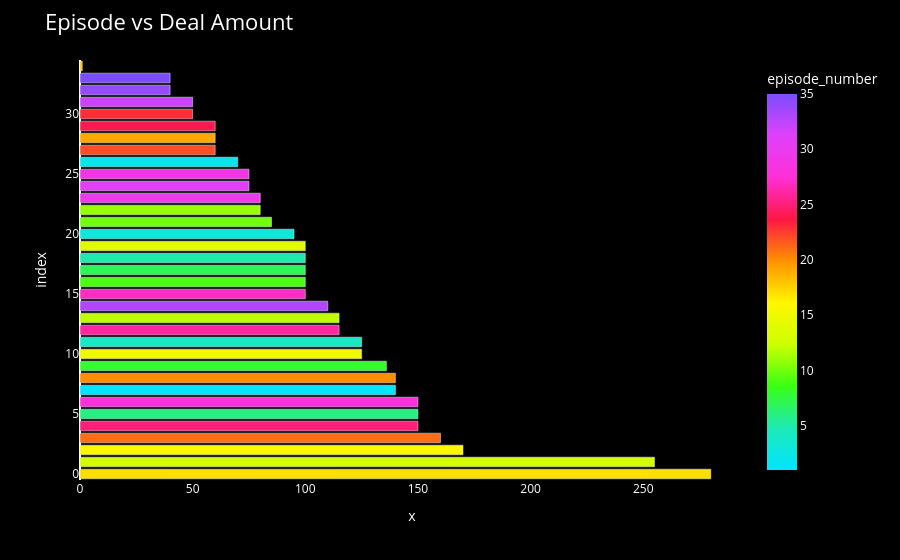

Here is the notebook cell this chart was saved with:
### Code cell
fig = px.bar(A['episode_number'],A['deal_amount'],
    color='episode_number',
    color_continuous_scale=neon_rainbow_pro
)

fig = neon_layout(fig, "Episode vs Deal Amount")
fig.show()

### Figure 1 — Plotly figure (JSON) as saved in the notebook; plotly's stock layout.template omitted (floating-point values rounded to 4 significant figures)
{"data": [{"alignmentgroup": "True", "hovertemplate": "x=%{x}<br>index=%{y}<br>episode_number=%{marker.color}<extra></extra>", "legendgroup": "", "marker": {"color": [17, 13, 16, 21, 25, 6, 28, 1, 20, 8, 15, 4, 26, 12, 33, 27, 9, 7, 5, 14, 3, 10, 11, 30, 31, 29, 2, 22, 19, 24, 23, 32, 34, 35, 18], "coloraxis": "coloraxis", "pattern": {"shape": ""}}, "name": "", "offsetgroup": "", "orientation": "h", "showlegend": false, "textposition": "auto", "type": "bar", "x": [280, 255, 170, 160, 150, 150, 150, 140, 140, 136, 125.0, 125, 115, 115, 110, 100.0, 100, 100, 100, 100, 95, 85, 80, 80, 75, 75, 70, 60, 60, 60, 50, 50, 40, 40, 1], "xaxis": "x", "y": [0, 1, 2, 3, 4, 5, 6, 7, 8, 9, 10, 11, 12, 13, 14, 15, 16, 17, 18, 19, 20, 21, 22, 23, 24, 25, 26, 27, 28, 29, 30, 31, 32, 33, 34], "yaxis": "y"}], "layout": {"barmode": "relative", "coloraxis": {"colorbar": {"title": {"text": "episode_number"}}, "colorscale": [[0, "#00E5FF"], [0.1111, "#1DE9B6"], [0.2222, "#39FF14"], [0.3333, "#CCFF00"], [0.4444, "#FFF700"], [0.5556, "#FF9100"], [0.6667, "#FF1744"], [0.7778, "#FF2FD7"], [0.8889, "#E040FB"], [1, "#7C4DFF"]]}, "font": {"color": "white"}, "legend": {"tracegroupgap": 0}, "margin": {"t": 60}, "paper_bgcolor": "black", "plot_bgcolor": "black", "title": {"font": {"size": 22}, "text": "Episode vs Deal Amount"}, "xaxis": {"anchor": "y", "domain": [0, 1], "showgrid": false, "title": {"text": "x"}}, "yaxis": {"anchor": "x", "domain": [0, 1], "showgrid": false, "title": {"text": "index"}}}}
